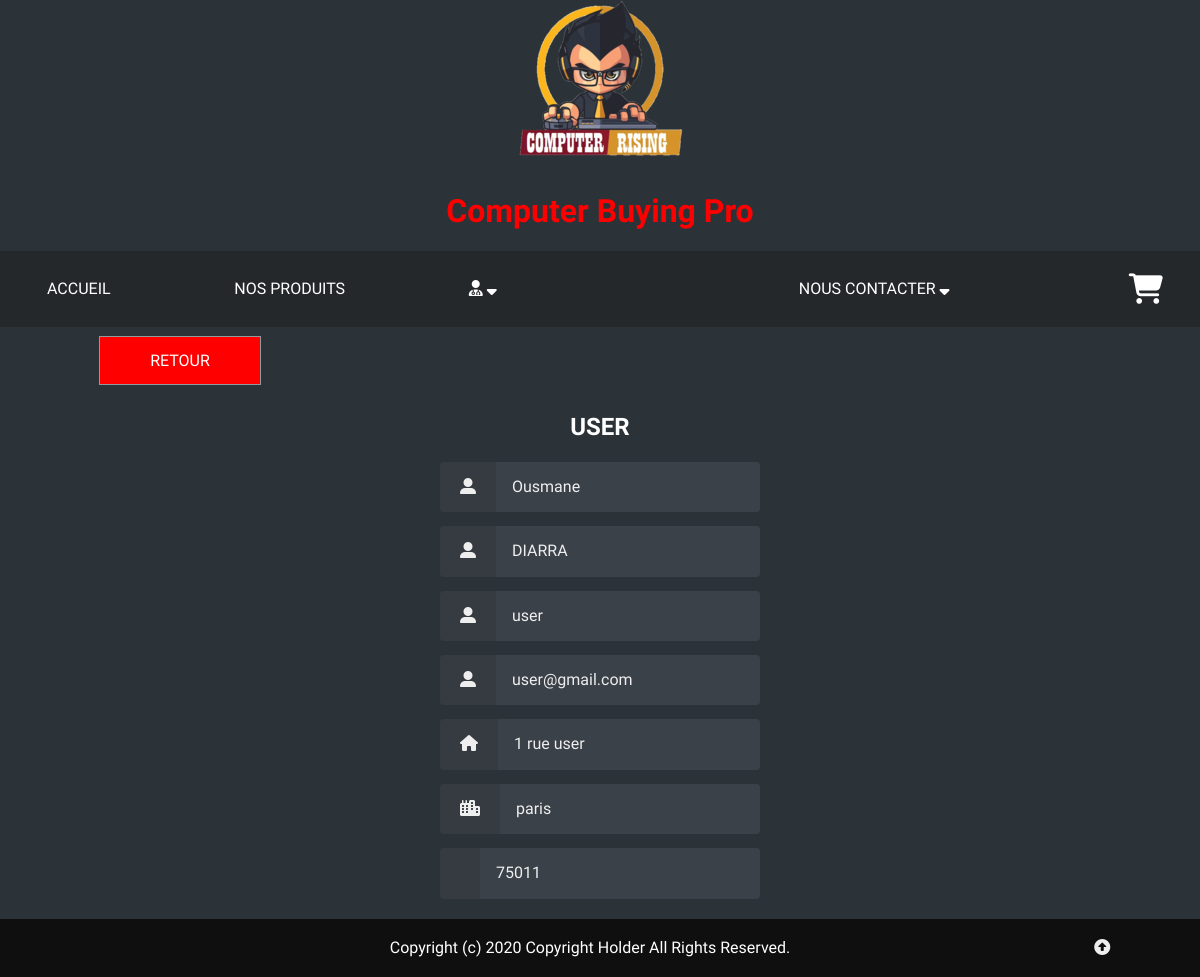
/index.php/users/admin/account/user?id=2 (signed in), run on the app's committed database.
### tables this page shows
CREATE TABLE IF NOT EXISTS `users` (
  `Id` int(11) NOT NULL AUTO_INCREMENT,
  `Email` varchar(90) NOT NULL,
  `Password` varchar(160) NOT NULL,
  `Role` varchar(10) NOT NULL,
  `FirstName` varchar(15) NOT NULL,
  `LastName` varchar(15) NOT NULL,
  `Pseudo` varchar(90) NOT NULL,
  `CreationTimeStamp` date NOT NULL,
  `Address` varchar(60) NOT NULL,
  `City` varchar(60) NOT NULL,
  `Zip` int(12) NOT NULL,
  PRIMARY KEY (`Id`)
);

### library/MicroKernel.class.php (called while the page is built, shortened)
<?php
class MicroKernel
{
    private $applicationPath;
    private $configuration;
    private $controllerPath;
    public function __construct()
    {
        $this->applicationPath = realpath(ROOT_PATH.'/application');
        $this->configuration   = new Configuration();
        $this->controllerPath  = null;
    }
    public function bootstrap()
    {
        $this->configuration->load('database');
        $this->configuration->load('library');
        return $this;
    }
    public function loadClass($class)
    {
        $class = str_replace('\\', DIRECTORY_SEPARATOR, $class);
        if(substr($class, -10) == 'Controller')
        {
            $filename = "$this->controllerPath/$class.class.php";
        }
        else if(substr($class, -4) == 'Form')
        {
            $filename = "$this->applicationPath/forms/$class.class.php";
        }
        elseif(substr($class, -5) == 'Model')
        {
            $filename = "$this->applicationPath/models/$class.class.php";
        }
        else
        {
            $filename = "$this->applicationPath/classes/$class.class.php";
        }
    }
    public function run(FrontController $frontController)
    {
        try
        {
            $requestPath = $frontController->buildContext($this->configuration);
            $this->controllerPath = "$this->applicationPath/controllers$requestPath";
            $frontController->run();
            $frontController->renderView();
        }
        catch(Exception $exception)
        {
            ob_clean();
            $frontController->renderErrorView
            (
                implode('<br>',
                [
                    $exception->getMessage(),
                    "<strong>Fichier</strong> : ".$exception->getFile(),
                    "<strong>Ligne</strong> : ".$exception->getLine()
                ])
            );
        }
    }
}

### index.php (called while the page is built, shortened)
<?php
require_once 'library/Configuration.class.php';
require_once 'library/Database.class.php';
require_once 'library/MicroKernel.class.php';
$microKernel = new MicroKernel();
$microKernel->bootstrap()->run(new FrontController());

### application/controllers/users/admin/account/user/UserController.class.php (called while the page is built, shortened)
<?php
class UserController
{
  public function httpGetMethod(Http $http, array $queryFields)
  {
    $userModel = new UserModel();
    $user = $userModel->getOneUser($_GET['id']);
    return[
      'user'=>$user
    ];
  }
}

### library/Database.class.php (called while the page is built, shortened)
<?php
class Database
{
	private $pdo;
	public function __construct()
	{
		$configuration = new Configuration();
		$this->pdo = new PDO
		(
			$configuration->get('database', 'dsn'),
			$configuration->get('database', 'user'),
			$configuration->get('database', 'password')
		);
		$this->pdo->exec('SET NAMES UTF8');
	}
    public function queryOne($sql, array $criteria = array())
    {
        $query = $this->pdo->prepare($sql);
        $query->execute($criteria);
        return $query->fetch(PDO::FETCH_ASSOC);
    }
}

### library/Configuration.class.php (called while the page is built, shortened)
<?php
class Configuration
{
	private static $registry;
	public function __construct()
	{
		if(Configuration::$registry === null)
		{
			Configuration::$registry = array();
		}
	}
	public function get($filename, $key, $defaultValue = null)
	{
		if(array_key_exists($filename, Configuration::$registry) === true)
		{
			if(array_key_exists($key, Configuration::$registry[$filename]) === true)
			{
				return Configuration::$registry[$filename][$key];
			}
		}
		return $defaultValue;
	}
	public function load($filename)
	{
		Configuration::$registry[$filename] = $config;
	}
}

### application/models/UserModel.class.php (called while the page is built, shortened)
<?php
  class UserModel {
    public function getOneUser($get)
    {
      $database = new Database();
      $sql = 'SELECT *
      FROM users
      WHERE Id = ?';
      return $database->queryOne($sql, [$get]);
    }
  }
?>

### application/www/users/admin/account/user/UserView.phtml (the view)
<link rel="stylesheet" href="<?= $wwwUrl ?>/css/connect.css">
<a href="<?= $requestUrl ?>/users/admin/account"><button type="button" name="button" class="btn btn-back">Retour</button></a>
<div class="align">
  <h2><?= mb_strtoupper($user['Pseudo']) ?></h2>
  <div class="grid">
    <form class="form login" action="" method="post">
      <div class="form__field">
        <label for="login__username"><i class="fas fa-user-alt"></i><span class="hidden">firstname</span></label>
        <input type="text" id="login__username" class="form__input" name="firstname" value="<?= $user['FirstName'] ?>" readonly>
      </div>
      <div class="form__field">
        <label for="login__lastname"><i class="fas fa-user-alt"></i><span class="hidden">lastname</span></label>
        <input type="text" id="login__lastname" class="form__input" name="lastname" value="<?= $user['LastName'] ?>" readonly>
      </div>
      <div class="form__field">
        <label for="login__pseudo"><i class="fas fa-user-alt"></i><span class="hidden">pseudo</span></label>
        <input type="text" id="login__pseudo" class="form__input" name="pseudo" value="<?= $user['Pseudo'] ?>" readonly>
      </div>
      <div class="form__field">
        <label for="login__pseudo"><i class="fas fa-user-alt"></i><span class="hidden">pseudo</span></label>
        <input type="text" id="login__pseudo" class="form__input" name="email" value="<?= $user['Email'] ?>" readonly>
      </div>
      <div class="form__field">
        <label for="login__address"><i class="fas fa-home"></i><span class="hidden">adresse</span></label>
        <input type="text" id="login__address" class="form__input" name="address" value="<?= $user['Address'] ?>" readonly>
      </div>
      <div class="form__field">
        <label for="login__city"><i class="fas fa-city"></i><span class="hidden">city</span></label>
        <input type="text" id="login__city" class="form__input" name="city" value="<?= $user['City'] ?>" readonly>
      </div>
      <div class="form__field">
        <label for="login__zip"><span class="hidden">zip</span></label>
        <input type="text" id="login__zip" class="form__input" name="zip" value="<?= $user['Zip'] ?>" readonly>
      </div>
    </form>
  </div>
</div>

### application/www/css/button.css (style rules this page uses)
button { cursor: pointer; }
.btn { color: #fff; cursor: pointer; // display: block; font-size:16px; font-weight: 400; line-height: 45px; margin: 0 0 2em; max-width: 160px; position: relative; text-decoration: none; text-transform: uppercase; width: 100%; }
.btn-back { border: 0 solid; box-shadow: inset 0 0 20px rgba(255, 255, 255, 0); outline: 1px solid; outline-color: rgba(255, 255, 255, .5); outline-offset: 0px; text-shadow: none; transition: all 1250ms cubic-bezier(0.19, 1, 0.22, 1); background-color: red; margin: 10px; }

### application/www/css/style.css (style rules this page uses)
* { box-sizing: border-box; }
html { scroll-behavior: smooth; position: relative; z-index: 1; }
body { background-color: #2c3338; color: white; transition: all 500ms; font-family: 'Dosis', sans-serif; }
a { background-color: transparent; text-decoration: none; color: white; }

### application/www/css/connect.css (style rules this page uses)
:root { --gridMaxWidth: 20rem; --gridWidth: 90%; --anchorColor: #eee; --formFieldMargin: 0.875rem; --loginBorderRadus: 0.25rem; --loginColor: #eee; --loginInputBackgroundColor: #3b4148; --loginInputHoverBackgroundColor: #434a52; --loginLabelBackgroundColor: #363b41; }
.align { align-items: center; display: flex; flex-direction: column; justify-content: center; }
.grid { margin-left: auto; margin-right: auto; max-width: var(--gridMaxWidth); width: var(--gridWidth); }
a { color: var(--anchorColor); outline: 0; text-decoration: none; }
input { background-image: none; border: 0; color: inherit; font: inherit; margin: 0; outline: 0; padding: 0; transition: background-color 0.3s; }
button { cursor: pointer; margin: auto; }
.form { margin: calc(var(--formFieldMargin) * -1); }
.form input[type='password'], .form input[type='text'], .form input[type='submit'] { width: 100%; }
.form__field { display: flex; margin: var(--formFieldMargin); }
.form__input { flex: 1; }
.login { color: var(--loginColor); }
.login label, .login input[type='text'], .login input[type='password'] { border-radius: var(--loginBorderRadus); padding: 1rem; }
.login label { background-color: var(--loginLabelBackgroundColor); border-bottom-right-radius: 0; border-top-right-radius: 0; padding-left: 1.25rem; padding-right: 1.25rem; }
.login input[type='password'], .login input[type='text'] { background-color: var(--loginInputBackgroundColor); border-bottom-left-radius: 0; border-top-left-radius: 0; }

### data on the page
users: Pseudo "USER", firstname "Ousmane", lastname "DIARRA", pseudo "user", email "user@gmail.com", address "1 rue user", city "paris", zip "75011"
